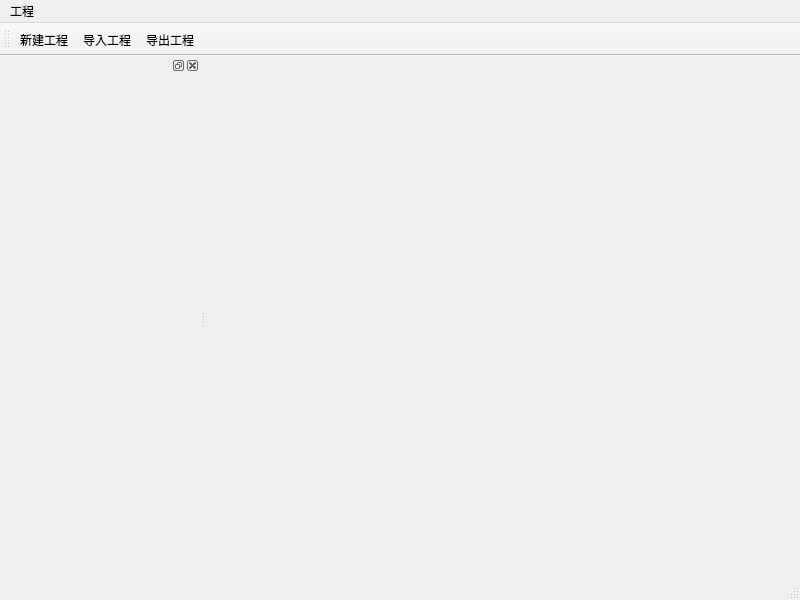
<?xml version="1.0" encoding="UTF-8"?>
<ui version="4.0">
 <class>MainWindow</class>
 <widget class="QMainWindow" name="MainWindow">
  <property name="geometry">
   <rect>
    <x>0</x>
    <y>0</y>
    <width>800</width>
    <height>600</height>
   </rect>
  </property>
  <property name="windowTitle">
   <string>MainWindow</string>
  </property>
  <widget class="QWidget" name="centralwidget">
   <layout class="QVBoxLayout" name="verticalLayout_2">
    <item>
     <widget class="QStackedWidget" name="stackedWidget">
      <widget class="QWidget" name="page"/>
     </widget>
    </item>
   </layout>
  </widget>
  <widget class="QMenuBar" name="menubar">
   <property name="geometry">
    <rect>
     <x>0</x>
     <y>0</y>
     <width>800</width>
     <height>20</height>
    </rect>
   </property>
   <widget class="QMenu" name="menuProject">
    <property name="title">
     <string>工程</string>
    </property>
    <addaction name="actionNew"/>
    <addaction name="actionImport"/>
    <addaction name="actionExport"/>
   </widget>
   <addaction name="menuProject"/>
  </widget>
  <widget class="QStatusBar" name="statusbar"/>
  <widget class="QToolBar" name="toolBar">
   <property name="windowTitle">
    <string>toolBar</string>
   </property>
   <attribute name="toolBarArea">
    <enum>TopToolBarArea</enum>
   </attribute>
   <attribute name="toolBarBreak">
    <bool>false</bool>
   </attribute>
   <addaction name="actionNew"/>
   <addaction name="actionImport"/>
   <addaction name="actionExport"/>
  </widget>
  <widget class="QDockWidget" name="dockWidget">
   <property name="minimumSize">
    <size>
     <width>200</width>
     <height>107</height>
    </size>
   </property>
   <attribute name="dockWidgetArea">
    <number>1</number>
   </attribute>
   <widget class="QWidget" name="dockWidgetContents">
    <layout class="QVBoxLayout" name="verticalLayout">
     <property name="spacing">
      <number>0</number>
     </property>
     <property name="leftMargin">
      <number>0</number>
     </property>
     <property name="topMargin">
      <number>0</number>
     </property>
     <property name="rightMargin">
      <number>0</number>
     </property>
     <property name="bottomMargin">
      <number>0</number>
     </property>
     <item>
      <widget class="ProjectSection" name="widget_PrjSection" native="true"/>
     </item>
    </layout>
   </widget>
  </widget>
  <action name="actionNew">
   <property name="icon">
    <iconset resource="res/res.qrc">
     <normaloff>:/png/new.png</normaloff>:/png/new.png</iconset>
   </property>
   <property name="text">
    <string>新建工程</string>
   </property>
  </action>
  <action name="actionImport">
   <property name="icon">
    <iconset resource="res/res.qrc">
     <normaloff>:/png/import.png</normaloff>:/png/import.png</iconset>
   </property>
   <property name="text">
    <string>导入工程</string>
   </property>
  </action>
  <action name="actionExport">
   <property name="icon">
    <iconset resource="res/res.qrc">
     <normaloff>:/png/export.png</normaloff>:/png/export.png</iconset>
   </property>
   <property name="text">
    <string>导出工程</string>
   </property>
  </action>
 </widget>
 <customwidgets>
  <customwidget>
   <class>ProjectSection</class>
   <extends>QWidget</extends>
   <header>projectsection.h</header>
   <container>1</container>
  </customwidget>
 </customwidgets>
 <resources>
  <include location="res/res.qrc"/>
 </resources>
 <connections/>
</ui>
